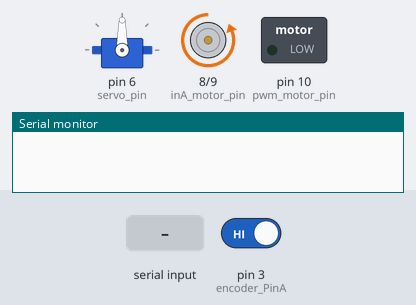
A sketch run on a simulated Arduino Uno, built with avr-gcc and run on an emulated ATmega328P. On the bench: servo, motor-driver pin pairs drawn as motors (green arrow = first pin HIGH = forward, orange = second pin HIGH = backward, longer = more drive), switched loads named in the sketch (green lamp = pin HIGH), the last lines printed to the serial monitor. Wiring (inferred from the names in the program): servo: signal pin 6. The inputs (shaded band) are chosen by the test bench; at power-on: pin 3 (encoder_PinA) HIGH. Servo pulses on a pin are drawn as a servo (544–2400 µs = 0–180°); pins used as bus, display or sensor lines are not drawn.

Above: at 1.2 s.
1.3 s: "90,45\n" received over Serial
At 2.1 s:
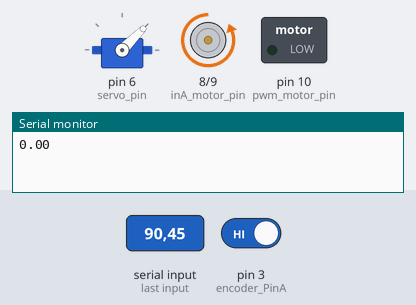
3.0 s: "30,150\n" received over Serial
At 3.7 s:
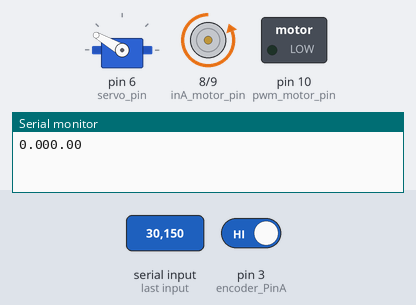
Timing chart, 0 to 6.0 s (numbered marks = the images above; inputs shaded):
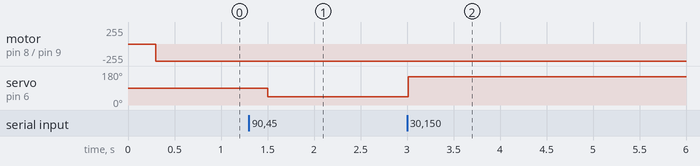

The sketch:

HW_controller.ino
```cpp
    /////////////fruit classification////////////////
   // BY : Abdelraouf Hawash                 //
  // DATE : 8/4/2023                      //
 // GMAIL : abdelraouf.hawash@gmail.come   //
////////////////////////////////////////////


///// initializing hardware variables
const int pwm_motor_pin = 10; // motor pins
const int inA_motor_pin = 8 ;
const int inB_motor_pin = 9 ;
#define encoder_PinA 3        //encoder chanals
#define encoder_PinB 5
const int servo_pin = 6;      // servo pin (we will control servo manualy to use anther pin as PWM)

//// variables
//motor
int max_pwm = 255;            //maximum pwm command for motors
double target_speed = 0;      //goal linear speed for the belt, in cm/s
double current_speed = 0;     //Actual linear speed for the belt in cm/s
//servo
double target_servo_pos = 90; // servo goal pulses
const int max_servo_pos = 150;// maximum pulses for servo
const int min_servo_pos = 40; // minimum pulses for servo
// time variables
const int loop_time = 300 ;       //Looptime in millisecond
unsigned long lastMilli = 0;      //time history
const byte noCommLoopMax = 10;    //number of main loops the robot will execute without communication before stopping
unsigned int noCommLoops = 0;     //main loop without communication counter
// encoder
const double encoder_Puls_per_cm = 62.5; // encoder puls per cm
double encoder_pulses_in_cmps = (encoder_Puls_per_cm/1000) * loop_time; //pulses that gives speed 1cm/s within loop time(ms)
// initializing PID
double Kp = 0;
double Ki = 0;
double Kd = 0;
unsigned long currentTime, previousTime;
double elapsedTime, error, lastError, cumError, rateError;
volatile float current_encoder_pulses = 0; //encoder pulses counter
double target_encoder_pulses = 0;          // goal pulses
double speed_pwm = 0 ;                     //PWM commond for the motor

void setup() {

  //initialization serial for communication
  Serial.begin(115200);
  Serial.setTimeout(10);
  // motor pins mode
  pinMode (pwm_motor_pin, OUTPUT); // motor
  pinMode (inA_motor_pin, OUTPUT);
  pinMode (inB_motor_pin, OUTPUT);
  //servo pins
  pinMode(servo_pin,OUTPUT);
  // encoder pins
  pinMode (encoder_PinA, INPUT_PULLUP);
  pinMode (encoder_PinB, INPUT_PULLUP);
  attachInterrupt (digitalPinToInterrupt(encoder_PinA), read_encoder, RISING);

}

void loop() {

  // read and write data
  if (Serial.available()){
    // read
    String Data_cmd = Serial.readString();
    // update cmd
    update_cmd(Data_cmd);
    // write
    Serial.print(String(current_speed));
    // Reset the counter for number of main loops without communication
    noCommLoops = 0;
  }

  if((millis()-lastMilli) >= loop_time){
    // record time
    lastMilli = millis();

    // get current speed pulses
    if (abs(current_encoder_pulses) < 2) current_speed = 0;     //Avoid taking in account small disturbances
    else current_speed = current_encoder_pulses / encoder_pulses_in_cmps ; // calculate speed of the belt in cm/s

    //Calculate the target pulses to give required speed
    target_encoder_pulses = target_speed * encoder_pulses_in_cmps;  // in cm

    // motor action with PID
    computePID();
    set_motor(round(speed_pwm),pwm_motor_pin,inA_motor_pin,inB_motor_pin);

    // motor action without PID
    // set_motor(50*target_speed,pwm_motor_pin,inA_motor_pin,inB_motor_pin);

    // servo action
    servo_write(target_servo_pos,servo_pin);

    // reset encoder pulses to zero
    current_encoder_pulses = 0;

    noCommLoops++;

    if (noCommLoops >= noCommLoopMax) {      //Stopping if too much time without command or requested speed equal zero
      target_speed = 0 ;

      if (noCommLoops == 65535){
        noCommLoops = noCommLoopMax;
      }
    }

    // Serial.println(current_speed); // for monitring on serial for test
    // Serial.println(round(speed_pwm));

  } // end of timed loop
} // end of main loop


//update commands received like requested pulses and other
void update_cmd(String input){

  // input should be : target_speed,target_servo_pos,max_pwm,kp,ki,kd
  char separator = ',';
  int maxIndex = input.length() - 1;
  int cmd_index = 0;

  String Value = "";

  for(int i= 0 ; i <= maxIndex ; i++){

    Value.concat(input[i]);

    if (input[i] == separator || i == maxIndex)
    {
        Value.trim();

        if (cmd_index == 0) target_speed = Value.toDouble();
        if (cmd_index == 1) target_servo_pos = constrain(Value.toDouble(), min_servo_pos , max_servo_pos);
        if (cmd_index == 2) Kp = Value.toDouble();
        if (cmd_index == 3) Ki = Value.toDouble();
        if (cmd_index == 4) Kd = Value.toDouble();
        if (cmd_index == 5) max_pwm = constrain(Value.toInt(), 0 , 255);

        cmd_index++;
        Value = "";
    }
  }
}

// PID control function
void computePID(){

  currentTime = millis();                             //get current time
  elapsedTime = (double)(currentTime - previousTime); //compute time elapsed from previous computation
  error = target_encoder_pulses - current_encoder_pulses;  // determine error
  cumError += error * elapsedTime;                    // compute integral
  rateError = (error - lastError)/elapsedTime;        //compute derivative
  double output = Kp*error + Ki*cumError + Kd*rateError;     //PID output
  speed_pwm = constrain(output,-max_pwm,max_pwm);

  previousTime = currentTime; //remember current time
  lastError = error;          //remember current error

}

// setting motors pwm
void set_motor( int PWM_vel ,int pwm_pin ,int inpA ,int inpB ){

  PWM_vel = constrain(PWM_vel,-max_pwm,max_pwm);

  if(PWM_vel > 0 ){
    analogWrite(pwm_pin , abs(PWM_vel) );
    digitalWrite(inpA , HIGH);
    digitalWrite(inpB , LOW);
  }
  else{
    analogWrite(pwm_pin , abs(PWM_vel) );
    digitalWrite(inpA , LOW);
    digitalWrite(inpB , HIGH);
  }
}

// Custom servo motor contorl function
void servo_write(int degree, int pin){

  degree = constrain(degree,min_servo_pos,max_servo_pos);
  int val = (degree*10.25)+500;
  int cycles = 5;

  for(int i=0; i< cycles; i++){
    digitalWrite(pin,HIGH);
    delayMicroseconds(val);
    digitalWrite(pin,LOW);
    delay(10);
  }
}

// encoders interrupts
void read_encoder () {
  if (digitalRead(encoder_PinB) > 0){
    current_encoder_pulses++;
  }
  else {
    current_encoder_pulses--;
  }
}
```

Measured:
- after the input at 1.3 s, servo on pin 6 (servo_pin): 90° → 45° after 0.20 s
- after the input at 3.0 s, servo on pin 6 (servo_pin): 45° → 150° at once
